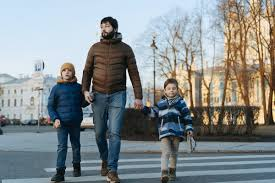
//> input picture test_code/input/detect_input (1).jpg, 275 x 183 px; its folder holds only this picture in this run
$ ./opencv_test   (built with g++ and OpenCV 4)
//> lines starting //> are read from the running program, lines starting //| are printed output that depends on the picture; after the words box and inside, x2 and y2 are one past the last pixel; in counts of white or black regions, pixels touching at a corner belong together
#include <opencv2/opencv.hpp>
#include <opencv2/objdetect.hpp>
#include <iostream>
#include <filesystem>

using namespace std;
using namespace cv;
namespace fs = std::filesystem;

void opencv_objectDetection(); // opencv error rate
void detect(string); // opencv detection

int main() {
	opencv_objectDetection();

    string path = "input";

    for (const auto& entry : fs::directory_iterator(path)) {
        std::cout << entry.path().string() << std::endl;
        detect(entry.path().string());
    }

    return 0;
}

void opencv_objectDetection() {
	vector<String> testImagePaths;
	glob("input/*", testImagePaths, false);

	size_t totalImages = testImagePaths.size();
	std::cout << "Total number of images: " << totalImages << endl;

	Size windowSize(64, 128);

	// opencv HOG
	HOGDescriptor hog;
	hog.setSVMDetector(cv::HOGDescriptor::getDefaultPeopleDetector());

	// test
	int gWindow = 0;
	int gDetect = 0;

	for (size_t idx = 0; idx < testImagePaths.size(); ++idx) {
        std::cout << fs::path(testImagePaths[idx]).filename().string() << std::endl;
		Mat img = imread(testImagePaths[idx]);
//> img is the input picture: 183 rows x 275 cols, CV_8UC3; mean B, G, R 142, 140.5, 133.8

		int stepSize = 16;

		//vector<double> scales = { 0.4, 0.8, 1.0, 1.2 };
		vector<double> scales = { 1.0 };

		// test
		int windowCount = 0;
		int detectCount = 0;

		for (double scale : scales) {
			Mat resizedImg;
			Size scaledSize(cvRound(img.cols * scale), cvRound(img.rows * scale));
//> scaledSize = Size(275, 183)
			resize(img, resizedImg, scaledSize);

			if (resizedImg.cols < windowSize.width || resizedImg.rows < windowSize.height) {
				continue;
			}

			for (int y = 0; y <= resizedImg.rows - windowSize.height; y += stepSize) {
				for (int x = 0; x <= resizedImg.cols - windowSize.width; x += stepSize) {
					Rect windowRect(x, y, windowSize.width, windowSize.height);
					Mat window = resizedImg(windowRect);
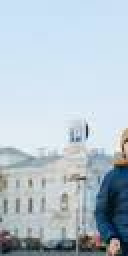
//> window: 128 rows x 64 cols, CV_8UC3 (shown 2 times larger); mean B, G, R 205.9, 195.4, 180.7

					// save false data
					//string savePath = "temp/" + to_string(gWindow) + "_" + to_string(windowCount) + ".jpg";
					//imwrite(savePath, window);

					vector<Point> foundLocations;
					Mat descriptorMat;
					hog.detect(window, foundLocations);
//> foundLocations = empty

					if (!foundLocations.empty()) {
						detectCount++; // test
					}
					windowCount++; // test
				}
			}
		}

		// test
		std::cout << "windowCount: " << windowCount << endl;
		std::cout << "detectCount: " << detectCount << endl;
		gWindow += windowCount;
		gDetect += detectCount;
	}

	// test
	std::cout << "gWindow: " << gWindow << endl;
	std::cout << "gDetect: " << gDetect << endl;
	std::cout << "error percent: " << 100.0 * gDetect / gWindow << endl;

	std::cout << "\nTotal images processed: " << totalImages << endl;
}

void detect(string filePath) {
//> called with filePath = "input/detect_input (1).jpg"
    // 이미지 로드
    cv::Mat image = cv::imread(filePath);

    if (image.empty()) {
        std::cerr << "Image not loaded properly!" << std::endl;
        return;
    }

    // HOGDescriptor 객체 생성
    cv::HOGDescriptor hog;
    hog.setSVMDetector(cv::HOGDescriptor::getDefaultPeopleDetector());

    // 사람 검출
    std::vector<cv::Rect> detectedPersons;
    hog.detectMultiScale(image, detectedPersons, 0, cv::Size(8, 8), cv::Size(32, 32), 1.05, 2);
//> detectedPersons = 2 Rects (x, y, width, height): [30, 48, 75, 135], [68, 0, 88, 175]

    // 결과 출력
    for (size_t i = 0; i < detectedPersons.size(); ++i) {
        cv::rectangle(image, detectedPersons[i], cv::Scalar(0, 255, 0), 3);
    }
//> this loop made 2 passes
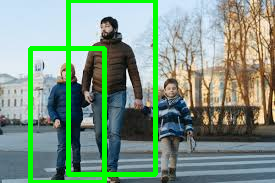
//> image: 183 rows x 275 cols, CV_8UC3; 8.52% of pixels changed, all inside (x1, y1, x2, y2) = (28, 0, 158, 183)

    string savePath = "output/" + fs::path(filePath).filename().string();
    imwrite(savePath, image);
}

$ run again, on test_code/input/detect_input (5).jpg
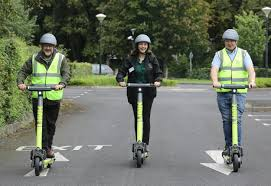
//> input picture test_code/input/detect_input (5).jpg, 271 x 186 px
//> in opencv_objectDetection, img is the input picture: 186 rows x 271 cols, CV_8UC3; mean B, G, R 98.1, 112.9, 106.4
//> in opencv_objectDetection, `Mat window = resizedImg(windowRect);`:
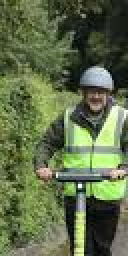
//> window: 128 rows x 64 cols, CV_8UC3 (shown 2 times larger); mean B, G, R 73.5, 109.2, 95.7
//> foundLocations = empty
//> detectedPersons = 3 Rects (x, y, width, height): [190, 14, 81, 166], [102, 24, 78, 155], [3, 11, 86, 172]
//> the loop in detect, `for (size_t i = 0; i < detectedPersons.size(); ++i)` made 3 passes
//> after the loop in detect, `for (size_t i = 0; i < detectedPersons.size(); ++i)`:
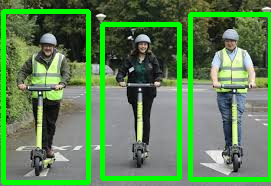
//> image: 186 rows x 271 cols, CV_8UC3; 13.79% of pixels changed, all inside (x1, y1, x2, y2) = (1, 9, 271, 185)

$ run again, on test_code/input/detect_input (7).jpg
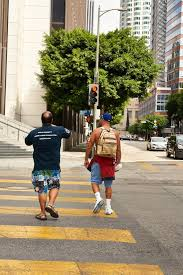
//> input picture test_code/input/detect_input (7).jpg, 183 x 275 px
//> in opencv_objectDetection, img is the input picture: 275 rows x 183 cols, CV_8UC3; mean B, G, R 114.3, 139.1, 150.1
//> in opencv_objectDetection, `Mat window = resizedImg(windowRect);`:
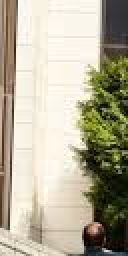
//> window: 128 rows x 64 cols, CV_8UC3 (shown 2 times larger); mean B, G, R 151.5, 173, 179.2
//> foundLocations = empty
//> detectedPersons = 3 Rects (x, y, width, height): [12, 98, 71, 142], [68, 90, 75, 150], [0, 24, 101, 230]
//> the loop in detect, `for (size_t i = 0; i < detectedPersons.size(); ++i)` made 3 passes
//> after the loop in detect, `for (size_t i = 0; i < detectedPersons.size(); ++i)`:
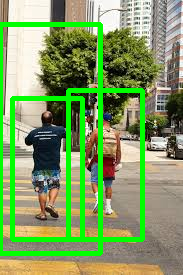
//> image: 275 rows x 183 cols, CV_8UC3; 13.85% of pixels changed, all inside (x1, y1, x2, y2) = (0, 22, 145, 256)
